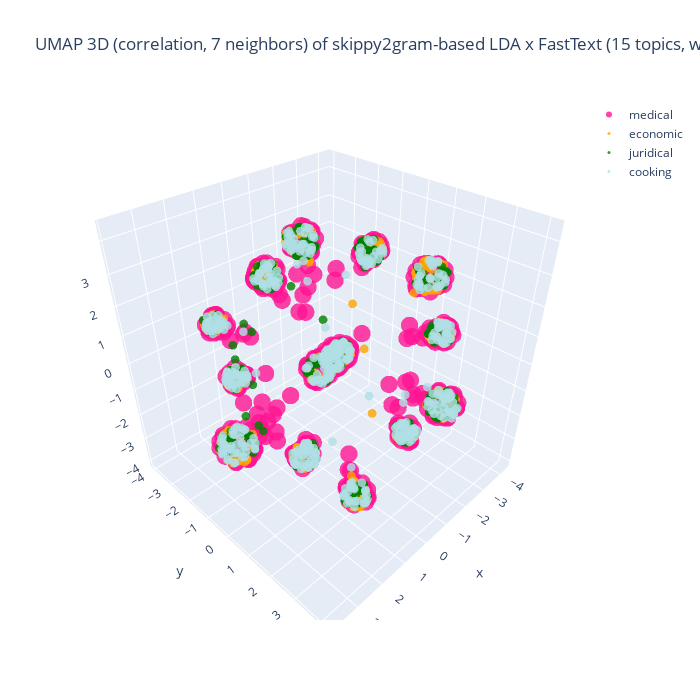

Notebook cell for this chart:
### Code cell
%%capture --no-display

## Plotlyを使って tSNE の結果の可視化 (3D)
import plotly.graph_objects as go
import numpy as np
#
domain_ids = set(plot_df['domain_id'])
reverse_domain_list = False
if reverse_domain_list:
    domain_ids = sorted(domain_list, reverse = True)
fig = go.Figure()
for domain_id in domain_ids:
    # set marker size of the target domain
    if domain_id == [ k for k, v in domain_mapping.items() if v == target_domain ][0]:
        size_val = 6
    else:
        size_val = 3
    part = plot_df[ plot_df['domain_id'] == domain_id ]
    color = colormap[domain_id]
    print(f"color: {color}")
    fig.add_trace(
        go.Scatter3d(
            x = part['D1'], y = part['D2'], z = part['D3'],
            name = domain_mapping[domain_id],
            mode = 'markers',
            marker = dict(size = size_val, opacity = 0.8),
            #marker_colorscale = list(colormap.values()),
            marker_color = color,
            showlegend = True
        )
    )

## 3D 散布図にラベルを追加する処理は未実装
if use_UMAP:
    embedding_method = f"UMAP 3D ({umap_metric}, {umap_n_neighbors} neighbors)"
else:
    embedding_method = f"t-SNE 3D (ppl: {doc_perplexity_val})"
if use_FastText:
    if use_LDA:
        title_val = f"{embedding_method} of\n{term_type}-based LDA x FastText ({n_topics} topics, window: {ft_window_size})"
    else:
        title_val = f"{embedding_method} of\nFastText ({n_topics} dims, window: {ft_window_size})"
else:
    title_val = f"{embedding_method} of\n{term_type}-based LDA ({n_topics} topics=dims)"
#
fig.update_layout(title = dict(text = title_val), autosize = False, width = 700, height = 700)
fig.show()

### Figure 1 — Plotly figure (JSON) as saved in the notebook; plotly's stock layout.template omitted (floating-point values rounded to 4 significant figures; data arrays with more than 128 entries replaced by an {"elided": "..."} marker saying what was removed)
{"data": [{"marker": {"color": "deeppink", "opacity": 0.8, "size": 6}, "mode": "markers", "name": "medical", "showlegend": true, "type": "scatter3d", "x": {"elided": "500 float values"}, "y": {"elided": "500 float values"}, "z": {"elided": "500 float values"}}, {"marker": {"color": "orange", "opacity": 0.8, "size": 3}, "mode": "markers", "name": "economic", "showlegend": true, "type": "scatter3d", "x": {"elided": "400 float values"}, "y": {"elided": "400 float values"}, "z": {"elided": "400 float values"}}, {"marker": {"color": "green", "opacity": 0.8, "size": 3}, "mode": "markers", "name": "juridical", "showlegend": true, "type": "scatter3d", "x": {"elided": "500 float values"}, "y": {"elided": "500 float values"}, "z": {"elided": "500 float values"}}, {"marker": {"color": "powderblue", "opacity": 0.8, "size": 3}, "mode": "markers", "name": "cooking", "showlegend": true, "type": "scatter3d", "x": {"elided": "500 float values"}, "y": {"elided": "500 float values"}, "z": {"elided": "500 float values"}}], "layout": {"autosize": false, "height": 700, "title": {"text": "UMAP 3D (correlation, 7 neighbors) of\nskippy2gram-based LDA x FastText (15 topics, window: 5)"}, "width": 700}}
